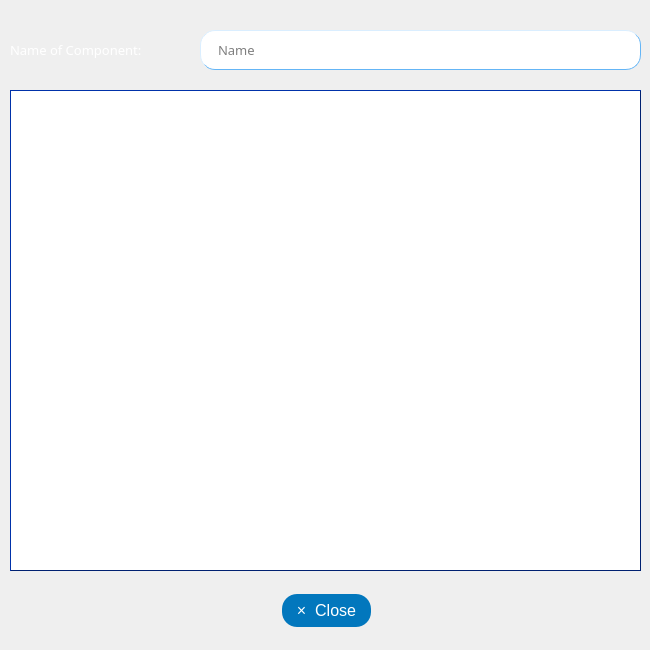
<?xml version="1.0" encoding="UTF-8"?>
<ui version="4.0">
 <class>getComp</class>
 <widget class="QWidget" name="getComp">
  <property name="geometry">
   <rect>
    <x>0</x>
    <y>0</y>
    <width>650</width>
    <height>650</height>
   </rect>
  </property>
  <property name="sizePolicy">
   <sizepolicy hsizetype="Fixed" vsizetype="Fixed">
    <horstretch>0</horstretch>
    <verstretch>0</verstretch>
   </sizepolicy>
  </property>
  <property name="minimumSize">
   <size>
    <width>650</width>
    <height>650</height>
   </size>
  </property>
  <property name="maximumSize">
   <size>
    <width>650</width>
    <height>650</height>
   </size>
  </property>
  <property name="windowTitle">
   <string>Get Component Product Code</string>
  </property>
  <widget class="QPushButton" name="closeButton">
   <property name="geometry">
    <rect>
     <x>280</x>
     <y>590</y>
     <width>93</width>
     <height>41</height>
    </rect>
   </property>
   <property name="styleSheet">
    <string notr="true">#closeButton{
	font: 57 8pt &quot;Slate For OnePlus Medium&quot;;
background-color:#0277BD;
    color: white;
    padding: 5px;
    text-align: center;
    font-size: 16px;
    margin: 4px 2px;
border-radius: 15px;
}
#closeButton:hover{
background-color:#01579B;

}
#closeButton:pressed{
background-color:#1A237E;
}</string>
   </property>
   <property name="text">
    <string>×  Close</string>
   </property>
   <property name="shortcut">
    <string>Esc</string>
   </property>
  </widget>
  <widget class="QLabel" name="label">
   <property name="geometry">
    <rect>
     <x>10</x>
     <y>30</y>
     <width>181</width>
     <height>40</height>
    </rect>
   </property>
   <property name="minimumSize">
    <size>
     <width>0</width>
     <height>40</height>
    </size>
   </property>
   <property name="font">
    <font>
     <family>Slate For OnePlus Medium</family>
     <pointsize>10</pointsize>
     <weight>7</weight>
     <italic>false</italic>
     <bold>false</bold>
    </font>
   </property>
   <property name="styleSheet">
    <string notr="true">font: 57 10pt &quot;Slate For OnePlus Medium&quot;;
color: white;</string>
   </property>
   <property name="text">
    <string>Name of Component:</string>
   </property>
  </widget>
  <widget class="QLineEdit" name="searchName">
   <property name="geometry">
    <rect>
     <x>200</x>
     <y>30</y>
     <width>441</width>
     <height>40</height>
    </rect>
   </property>
   <property name="minimumSize">
    <size>
     <width>0</width>
     <height>40</height>
    </size>
   </property>
   <property name="font">
    <font>
     <family>Slate For OnePlus</family>
     <pointsize>10</pointsize>
     <weight>7</weight>
     <italic>false</italic>
     <bold>false</bold>
    </font>
   </property>
   <property name="styleSheet">
    <string notr="true">#searchName{
background-color: white;
border-color: #64B5F6;
border-style: outset;
border-width: 1px;
border-radius: 15px;
font: 57 10pt &quot;Slate For OnePlus&quot;;
padding: 6px;
padding-left: 15px;
}
#searchName:hover {
    border-style: inset;
}
#searchName:focus {
    background-color: #E3F2FD;
    border-style: inset;
}</string>
   </property>
   <property name="placeholderText">
    <string>Name</string>
   </property>
   <property name="clearButtonEnabled">
    <bool>true</bool>
   </property>
  </widget>
  <widget class="QLabel" name="label_2">
   <property name="geometry">
    <rect>
     <x>-60</x>
     <y>-80</y>
     <width>821</width>
     <height>781</height>
    </rect>
   </property>
   <property name="styleSheet">
    <string notr="true">
background-color:qlineargradient(spread:pad, x1:0.492, y1:0, x2:0.501925, y2:0.796, stop:0 rgba(40, 53, 147, 255), stop:1 rgba(	131, 185, 255, 255))
</string>
   </property>
   <property name="text">
    <string/>
   </property>
  </widget>
  <widget class="QListWidget" name="listComp">
   <property name="geometry">
    <rect>
     <x>10</x>
     <y>90</y>
     <width>631</width>
     <height>481</height>
    </rect>
   </property>
   <property name="styleSheet">
    <string notr="true">#listComp{font: 57 9pt &quot;Slate For OnePlus Medium&quot;;
border: 1px solid #002171;
border-style: outset;
}
#listComp:hover{font: 57 9pt &quot;Slate For OnePlus Medium&quot;;
border: 3px solid #002171;
}
</string>
   </property>
  </widget>
  <zorder>label_2</zorder>
  <zorder>closeButton</zorder>
  <zorder>label</zorder>
  <zorder>searchName</zorder>
  <zorder>listComp</zorder>
 </widget>
 <resources/>
 <connections/>
</ui>
